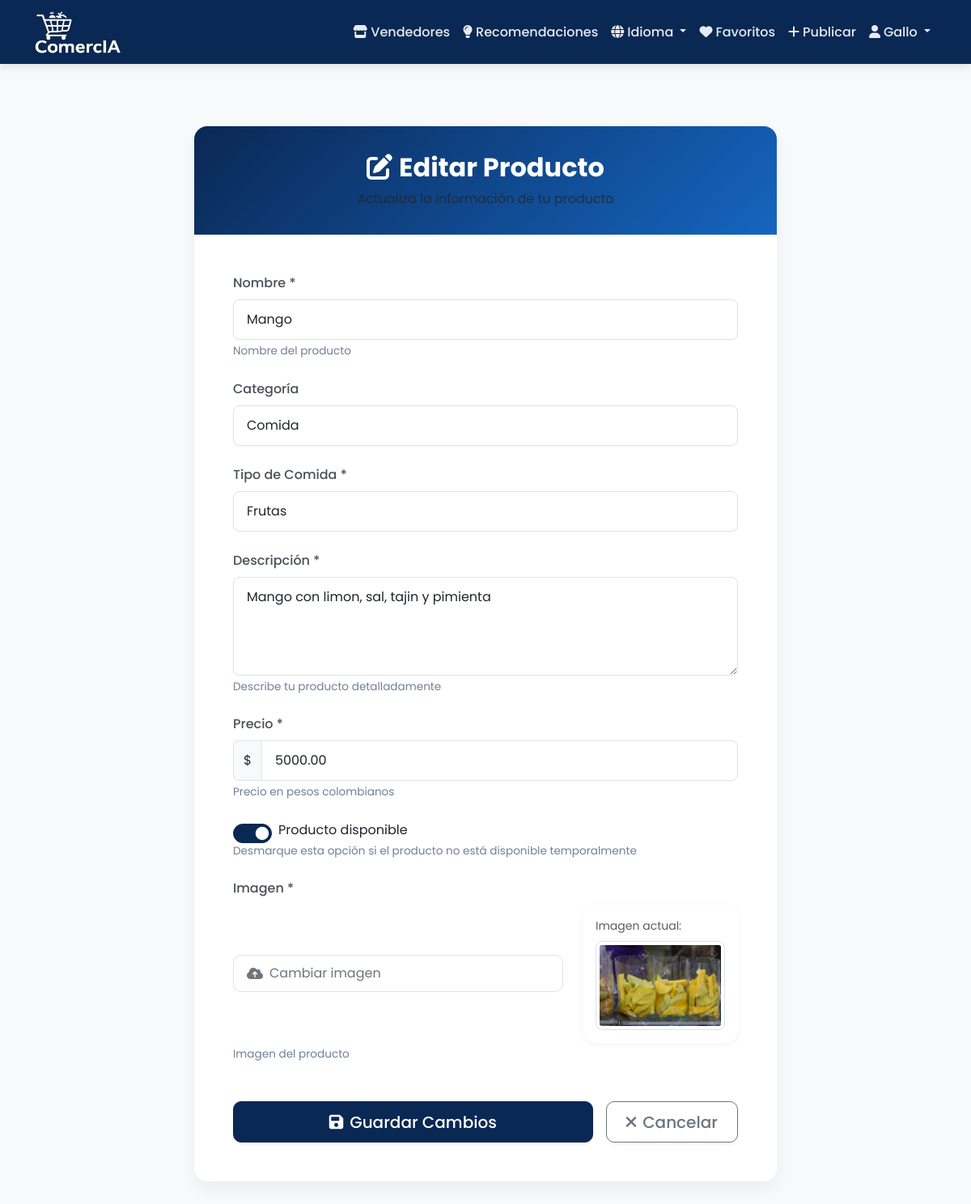
The page /es/edit-product/23/ (signed in) on the database its author committed.
### products/models.py (models this page shows, shortened)
class Product(models.Model):
    CATEGORY_CHOICES = [
        ('Comida', 'Comida'),
        ('Ropa', 'Ropa'),
        ('Tecnología', 'Tecnología'),
        ('Libros', 'Libros'),
        ('Otros', 'Otros'),
    ]
    CONDITION_CHOICES = [
        ('Nuevo', 'Nuevo'),
        ('Usado', 'Usado'),
        ('Buen estado', 'Buen estado'),
    ]
    FOOD_TYPE_CHOICES = [
        ('Panadería', 'Panadería'),
        ('Galletas', 'Galletas'),
        ('Repostería', 'Repostería'),
        ('Frutas', 'Frutas'),
        ('Frituras', 'Frituras'),
        ('Dulces', 'Dulces'),
        ('Helados', 'Helados'),
        ('Snacks', 'Snacks'),
        ('Comida rápida', 'Comida rápida'),
        ('Otros', 'Otros'),
    ]
    name = models.CharField(
        max_length=255,
        verbose_name=_('Nombre'),
        help_text=_('Nombre del producto')
    )
    name_en = models.CharField(
        max_length=255,
        verbose_name='Nombre (English)',
        help_text='Product name in English',
        blank=True,
        null=True
    )
    category = models.CharField(
        max_length=50,
        choices=CATEGORY_CHOICES,
        verbose_name='Categoría',
        null=True,
        blank=True
    )
    food_type = models.CharField(
        max_length=50,
        choices=FOOD_TYPE_CHOICES,
        verbose_name='Tipo de Comida',
        blank=True,
        null=True
    )
    description = models.TextField(
        verbose_name=_('Descripción'),
        help_text=_('Describe tu producto detalladamente')
    )
    description_en = models.TextField(
        verbose_name='Descripción (English)',
        help_text='Describe your product in English',
        blank=True,
        null=True
    )
    price = models.DecimalField(
        max_digits=10,
        decimal_places=2,
        validators=[MinValueValidator(0.01)],
        verbose_name=_('Precio'),
        help_text=_('Precio en pesos colombianos')
    )
    published_at = models.DateTimeField(
        default=timezone.now,
        verbose_name=_('Fecha de publicación')
    )
    condition = models.CharField(
        max_length=50,
        choices=CONDITION_CHOICES,
        verbose_name=_('Estado'),
        blank=True,
        null=True
    )
    image = models.ImageField(
        upload_to='products/',
        verbose_name=_('Imagen'),
        help_text=_('Imagen del producto')
    )
    seller = models.ForeignKey(
        User,
        on_delete=models.CASCADE,
        verbose_name=_('Vendedor'),
        related_name='products'
    )
    available = models.BooleanField(
        default=True,
        verbose_name=_('Disponible')
    )
    class Meta:
        verbose_name = 'Producto'
        verbose_name_plural = 'Productos'
        ordering = ['-published_at']
        indexes = [
            models.Index(fields=['name']),
            models.Index(fields=['category']),
            models.Index(fields=['available']),
        ]

### products/views.py (the view)
# urls.py: path('edit-product/<int:product_id>/', products_views.edit_product, name='edit_product'),
@login_required
def edit_product(request, product_id):
    product = get_object_or_404(Product, id=product_id)
    if product.seller != request.user:
        return HttpResponseForbidden("No tienes permiso para editar este producto.")
    if request.method == 'POST':
        form = ProductForm(request.POST, request.FILES, instance=product)
        if form.is_valid():
            form.save()
            messages.success(request, '¡Producto actualizado exitosamente!')
            return redirect('home')
        else:
            messages.error(request, 'Por favor corrige los errores en el formulario.')
    else:
        form = ProductForm(instance=product)
    return render(request, 'products/edit_product.html', {
        'form': form,
        'product': product
    })

### products/templates/products/edit_product.html (shortened to what this page needs)
{% extends 'products/base.html' %}
{% load form_tags %}
{% load i18n %}
{% block content %}
<section class="py-5">
    <div class="container">
        <div class="row justify-content-center">
            <div class="col-12 col-lg-8">
                <div class="card form-card">
                    <div class="card-header text-center">
                        <h2 class="mb-0 fw-bold">
                            <i class="fas fa-edit me-2"></i>{% trans "Editar Producto" %}
                        </h2>
                        <p class="text-muted mt-2 mb-0">{% trans "Actualiza la información de tu producto" %}</p>
                    </div>
                    <div class="card-body p-4 p-lg-5">
                        <form method="post" enctype="multipart/form-data" novalidate>
                            <div class="mb-4">
                                <label for="{{ form.name.id_for_label }}" class="form-label">
                                    {{ form.name.label }}
                                </label>
                                {{ form.name|addclass:"form-control" }}
                                {% if form.name.help_text %}
                                    <div class="form-text">{{ form.name.help_text }}</div>
                                {% endif %}
                            </div>
                            <div class="mb-4">
                                <label for="{{ form.category.id_for_label }}" class="form-label">
                                    {{ form.category.label }}
                                </label>
                                {{ form.category|addclass:"form-control" }}
                            </div>
                            <div class="mb-4 dynamic-field" id="food-type-field">
                                <label for="{{ form.food_type.id_for_label }}" class="form-label">
                                    {{ form.food_type.label }} *
                                </label>
                                {{ form.food_type|addclass:"form-control" }}
                            </div>
                            <div class="mb-4">
                                <label for="{{ form.description.id_for_label }}" class="form-label">
                                    {{ form.description.label }}
                                </label>
                                {{ form.description|addclass:"form-control" }}
                                {% if form.description.help_text %}
                                    <div class="form-text">{{ form.description.help_text }}</div>
                                {% endif %}
                            </div>
                            <div class="mb-4">
                                <label for="{{ form.price.id_for_label }}" class="form-label">
                                    {{ form.price.label }}
                                </label>
                                <div class="input-group">
                                    <span class="input-group-text">$</span>
                                    {{ form.price|addclass:"form-control" }}
                                </div>
                                {% if form.price.help_text %}
                                    <div class="form-text">{{ form.price.help_text }}</div>
                                {% endif %}
                            </div>
                            <div class="mb-4">
                                <div class="form-check form-switch">
                                    {{ form.available }}
                                    <label class="form-check-label ms-2" for="{{ form.available.id_for_label }}">
                                        {{ form.available.label }}
                                    </label>
                                </div>
                                {% if form.available.help_text %}
                                    <div class="form-text">{{ form.available.help_text }}</div>
                                {% endif %}
                            </div>
                            <div class="mb-4">
                                <label for="{{ form.image.id_for_label }}" class="form-label">
                                    {{ form.image.label }}
                                </label>
                                <div class="row align-items-center">
                                    <div class="col-md-8">
                                        <div class="input-file-container">
                                            <div class="input-file-placeholder">
                                                <i class="fas fa-cloud-upload-alt me-2"></i>
                                                {% if product.image %}
                                                    {% trans "Cambiar imagen" %}
                                                {% else %}
                                                    {% trans "Seleccionar imagen" %}
                                                {% endif %}
                                            </div>
                                        </div>
                                    </div>
                                    {% if product.image %}
                                        <div class="col-md-4">
                                            <div class="current-image">
                                                <p class="small text-muted mb-2">{% trans "Imagen actual:" %}</p>
                                                <img src="{{ product.image.url }}" alt="{{ product.name }}" class="img-thumbnail rounded-3" style="max-width: 100%; height: auto;">
                                            </div>
                                        </div>
                                    {% endif %}
                                </div>
                                {% if form.image.help_text %}
                                    <div class="form-text">{{ form.image.help_text }}</div>
                                {% endif %}
                            </div>
                            <div class="d-flex gap-3 mt-5">
                                <button type="submit" class="btn btn-primary btn-lg flex-grow-1">
                                    <i class="fas fa-save me-2"></i>{% trans "Guardar Cambios" %}
                                </button>
                                <a href="{% url 'product_detail' product.id %}" class="btn btn-outline-secondary btn-lg">
                                    <i class="fas fa-times me-2"></i>{% trans "Cancelar" %}
                                </a>
                            </div>
                        </form>
                    </div>
                </div>
            </div>
        </div>
    </div>
</section>
{% endblock %}

### products/templates/products/base.html (shortened to what this page needs)
<!DOCTYPE html>
<html>
<head>
    {% load i18n %}
    <link href="https://cdn.jsdelivr.net/npm/bootstrap@5.3.2/dist/css/bootstrap.min.css" rel="stylesheet">
    <link href="https://cdnjs.cloudflare.com/ajax/libs/font-awesome/6.0.0/css/all.min.css" rel="stylesheet">
</head>
<body>
    <nav class="navbar navbar-expand-lg navbar-dark">
        <div class="container">
            <a class="navbar-brand" href="{% url 'home' %}">
                <img src="/media/Logo/ComercIA_logo.png" alt="ComercIA Logo" height="55" class="d-inline-block align-middle">
            </a>
            <div class="collapse navbar-collapse" id="navbarNav">
                <ul class="navbar-nav ms-auto">
                    <li class="nav-item">
                        <a class="nav-link" href="{% url 'seller_list' %}">
                            <i class="fas fa-store me-1"></i>{% trans "Vendedores" %}
                        </a>
                    </li>
                    <li class="nav-item">
                        <a class="nav-link" href="{% url 'recommendations' %}">
                            <i class="fas fa-lightbulb me-1"></i>{% trans "Recomendaciones" %}
                        </a>
                    </li>
                    <li class="nav-item dropdown">
                        <a class="nav-link dropdown-toggle" href="#" role="button" data-bs-toggle="dropdown">
                            <i class="fas fa-globe me-1"></i>{% trans "Idioma" %}
                        </a>
                    </li>
                    {% if user.is_authenticated %}
                        <li class="nav-item">
                            <a class="nav-link" href="{% url 'favorites_list' %}">
                                <i class="fas fa-heart me-1"></i>{% trans "Favoritos" %}
                            </a>
                        </li>
                        <li class="nav-item">
                            <a class="nav-link" href="{% url 'add_product' %}">
                                <i class="fas fa-plus me-1"></i>{% trans "Publicar" %}
                            </a>
                        </li>
                        <li class="nav-item dropdown">
                            <a class="nav-link dropdown-toggle" href="#" role="button" data-bs-toggle="dropdown">
                                <i class="fas fa-user me-1"></i>{{ user.username }}
                            </a>
                        </li>
                    {% endif %}
                </ul>
            </div>
        </div>
    </nav>
    <div class="content">
        <div class="container">
            {% block content %}{% endblock %}
        </div>
    </div>
</body>
</html>

### rows shown on the page
Product: name "Mango", category "Comida", food_type "Frutas", description "Mango con limon, sal, tajin y pimienta", price "5000.00", available "☑", image (picture)

### other values the page prints
{{ user.username }} "Gallo"
